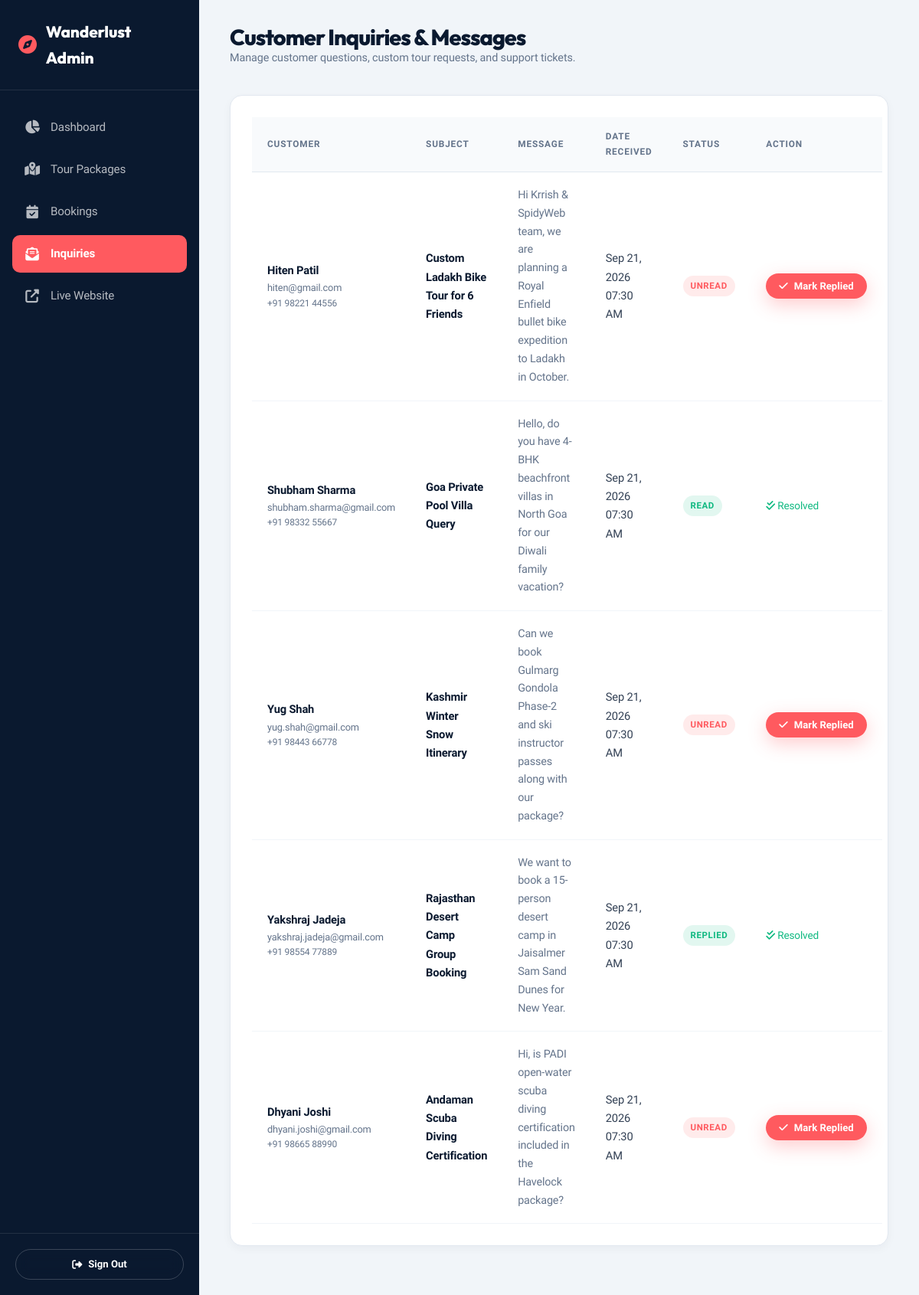
/admin/inquiries.php, run on the app's committed database.
### tables this page shows
CREATE TABLE `inquiries` (
  `id` INT AUTO_INCREMENT PRIMARY KEY,
  `name` VARCHAR(100) NOT NULL,
  `email` VARCHAR(150) NOT NULL,
  `phone` VARCHAR(30) DEFAULT NULL,
  `destination_id` INT DEFAULT NULL,
  `subject` VARCHAR(200) NOT NULL,
  `message` TEXT NOT NULL,
  `status` ENUM('unread', 'read', 'replied') DEFAULT 'unread',
  `created_at` TIMESTAMP DEFAULT CURRENT_TIMESTAMP
);

### admin/inquiries.php (the view, shortened to what this page needs)
<?php
$db = getDB();
$inquiries = $db->query("SELECT * FROM inquiries ORDER BY created_at DESC")->fetchAll();
?>
<!DOCTYPE html>
<html lang="en">
<head>
  <link rel="stylesheet" href="https://cdnjs.cloudflare.com/ajax/libs/font-awesome/6.4.0/css/all.min.css">
  <link rel="stylesheet" href="../assets/css/style.css">
  <link rel="stylesheet" href="../assets/css/admin.css">
</head>
<body class="admin-body">
  <aside class="admin-sidebar">
    <div class="admin-brand">
      <i class="fas fa-compass"></i>
      <span>Wanderlust Admin</span>
    </div>
    <nav class="admin-nav">
      <a href="index.php" class="admin-nav-item">
        <i class="fas fa-chart-pie"></i>
        <span>Dashboard</span>
      </a>
      <a href="packages.php" class="admin-nav-item">
        <i class="fas fa-map-marked-alt"></i>
        <span>Tour Packages</span>
      </a>
      <a href="bookings.php" class="admin-nav-item">
        <i class="fas fa-calendar-check"></i>
        <span>Bookings</span>
      </a>
      <a href="inquiries.php" class="admin-nav-item active">
        <i class="fas fa-envelope-open-text"></i>
        <span>Inquiries</span>
      </a>
      <a href="../index.php" class="admin-nav-item" target="_blank">
        <i class="fas fa-external-link-alt"></i>
        <span>Live Website</span>
      </a>
    </nav>
    <div class="admin-sidebar-footer">
      <a href="../login.php?logout=1" class="btn btn-outline btn-block btn-sm" style="border-color: rgba(255,255,255,0.2);">
        <i class="fas fa-sign-out-alt"></i> Sign Out
      </a>
    </div>
  </aside>
  <main class="admin-main">
    <div class="admin-topbar">
      <div class="admin-title-area">
        <h1>Customer Inquiries & Messages</h1>
        <p>Manage customer questions, custom tour requests, and support tickets.</p>
      </div>
    </div>
    <div class="admin-card">
      <table class="data-table">
        <thead>
          <tr>
            <th>Customer</th>
            <th>Subject</th>
            <th>Message</th>
            <th>Date Received</th>
            <th>Status</th>
            <th>Action</th>
          </tr>
        </thead>
        <tbody>
          <?php foreach ($inquiries as $inq): ?>
            <tr>
              <td>
                <strong style="color: var(--admin-primary);"><?php echo htmlspecialchars($inq['name']); ?></strong>
                <div style="font-size: 0.8rem; color: var(--admin-muted);"><?php echo htmlspecialchars($inq['email']); ?></div>
                <div style="font-size: 0.75rem; color: var(--admin-muted);"><?php echo htmlspecialchars($inq['phone'] ?? 'N/A'); ?></div>
              </td>
              <td><strong><?php echo htmlspecialchars($inq['subject']); ?></strong></td>
              <td style="max-width: 320px; font-size: 0.9rem; color: var(--text-muted);">
                <?php echo htmlspecialchars($inq['message']); ?>
              </td>
              <td><?php echo date('M d, Y h:i A', strtotime($inq['created_at'])); ?></td>
              <td>
                <span class="badge inquiry-status-pill <?php echo $inq['status'] === 'unread' ? 'badge-coral' : 'badge-green'; ?>">
                  <?php echo ucfirst(htmlspecialchars($inq['status'])); ?>
                </span>
              </td>
              <td>
                <?php if ($inq['status'] === 'unread'): ?>
                  <button class="btn btn-primary btn-sm btn-resolve-inquiry" data-id="<?php echo $inq['id']; ?>">
                    <i class="fas fa-check"></i> Mark Replied
                  </button>
                <?php else: ?>
                  <span style="font-size: 0.85rem; color: var(--accent-green);"><i class="fas fa-check-double"></i> Resolved</span>
                <?php endif; ?>
              </td>
            </tr>
          <?php endforeach; ?>
        </tbody>
      </table>
    </div>
  </main>
</body>
</html>

### assets/css/style.css (style rules this page uses)
:root { --primary-navy: #0a192f; --primary-dark: #07111e; --navy-light: #172a45; --accent-coral: #ff5a5f; --accent-coral-hover: #e0484d; --accent-gold: #ffb703; --accent-teal: #00b4d8; --accent-green: #10b981; --accent-purple: #7209b7; --bg-main: #f8fafc; --bg-card: #ffffff; --bg-glass: rgba(255, 255, 255, 0.85); --bg-glass-dark: rgba(10, 25, 47, 0.8); --text-main: #0f172a; --text-body: #334155; --text-muted: #64748b; --text-light: #94a3b8; --text-white: #ffffff; --border-light: #e2e8f0; --border-subtle: #f1f5f9; --shadow-sm: 0 2px 8px rgba(15, 23, 42, 0.04); --shadow-md: 0 8px 24px rgba(15, 23, 42, 0.08); --shadow-lg: 0 16px 40px rgba(15, 23, 42, 0.12); --shadow-xl: 0 24px 60px rgba(15, 23, 42, 0.16); --shadow-coral: 0 8px 24px rgba(255, 90, 95, 0.3); --radius-sm: 8px; --radius-md: 14px; --radius-lg: 20px; --radius-full: 9999px; --transition: all 0.3s cubic-bezier(0.4, 0, 0.2, 1); --transition-slow: all 0.5s cubic-bezier(0.4, 0, 0.2, 1); --font-sans: 'Plus Jakarta Sans', -apple-system, BlinkMacSystemFont, 'Segoe UI', Roboto, Helvetica, Arial, sans-serif; --font-heading: 'Outfit', -apple-system, BlinkMacSystemFont, 'Plus Jakarta Sans', 'Segoe UI', Roboto, sans-serif; --font-mono: 'JetBrains Mono', ui-monospace, SFMono-Regular, Menlo, Monaco, Consolas, monospace; }
*, *::before, *::after { box-sizing: border-box; margin: 0; padding: 0; }
html { scroll-behavior: smooth; -webkit-font-smoothing: antialiased; -moz-osx-font-smoothing: grayscale; text-rendering: optimizeLegibility; -webkit-text-size-adjust: 100%; }
body { font-family: var(--font-sans); background-color: var(--bg-main); color: var(--text-body); font-size: 1rem; line-height: 1.65; letter-spacing: -0.011em; overflow-x: hidden; font-feature-settings: 'cv02', 'cv03', 'cv04', 'cv11'; }
h1, h2, h3, h4, h5, h6 { font-family: var(--font-heading); color: var(--primary-navy); font-weight: 700; line-height: 1.22; letter-spacing: -0.025em; text-wrap: balance; }
h1 { font-size: clamp(2.2rem, 4vw + 0.5rem, 3.6rem); font-weight: 800; letter-spacing: -0.035em; line-height: 1.12; }
p { color: var(--text-body); line-height: 1.65; letter-spacing: -0.008em; }
strong, b { font-weight: 700; color: var(--primary-navy); }
a { color: inherit; text-decoration: none; transition: var(--transition); }
input, button, select, textarea { font-family: inherit; font-size: inherit; border: none; outline: none; }
.btn { display: inline-flex; align-items: center; justify-content: center; gap: 8px; padding: 12px 24px; font-family: var(--font-sans); font-size: 0.92rem; font-weight: 600; letter-spacing: -0.01em; border-radius: var(--radius-full); cursor: pointer; transition: var(--transition); border: 1px solid transparent; white-space: nowrap; }
.btn-primary { background: var(--accent-coral); color: var(--text-white); box-shadow: var(--shadow-coral); }
.btn-outline { background: transparent; color: var(--text-white); border-color: rgba(255, 255, 255, 0.3); backdrop-filter: blur(8px); }
.btn-sm { padding: 8px 16px; font-size: 0.82rem; font-weight: 600; letter-spacing: 0; }
.btn-block { width: 100%; }
.badge { display: inline-flex; align-items: center; gap: 4px; padding: 4px 10px; border-radius: var(--radius-full); font-family: var(--font-sans); font-size: 0.72rem; font-weight: 700; text-transform: uppercase; letter-spacing: 0.05em; }
.badge-coral { background: rgba(255, 90, 95, 0.12); color: var(--accent-coral); }
.badge-green { background: rgba(16, 185, 129, 0.12); color: var(--accent-green); }
.data-table { width: 100%; border-collapse: collapse; text-align: left; }
.data-table th { background: var(--bg-main); padding: 16px 20px; font-size: 0.74rem; font-weight: 700; text-transform: uppercase; color: var(--text-muted); letter-spacing: 0.07em; border-bottom: 1px solid var(--border-light); }
.data-table td { padding: 18px 20px; border-bottom: 1px solid var(--border-subtle); font-size: 0.92rem; font-weight: 500; font-variant-numeric: tabular-nums; color: var(--text-body); vertical-align: middle; }

### data on the page
inquiries: name "Hiten Patil", email "hiten@gmail.com", phone "+91 98221 44556", subject "Custom Ladakh Bike Tour for 6 Friends", message "Hi Krrish & SpidyWeb team, we are planning a Royal Enfield bullet bike expedition to Ladakh in October.", created_at "Sep 21, 2026 07:30 AM", status "UNREAD"
inquiries: name "Shubham Sharma", email "shubham.sharma@gmail.com", phone "+91 98332 55667", subject "Goa Private Pool Villa Query", message "Hello, do you have 4-BHK beachfront villas in North Goa for our Diwali family vacation?", created_at "Sep 21, 2026 07:30 AM", status "READ", shows "Resolved"
inquiries: name "Yug Shah", email "yug.shah@gmail.com", phone "+91 98443 66778", subject "Kashmir Winter Snow Itinerary", message "Can we book Gulmarg Gondola Phase-2 and ski instructor passes along with our package?", created_at "Sep 21, 2026 07:30 AM", status "UNREAD"
inquiries: name "Yakshraj Jadeja", email "yakshraj.jadeja@gmail.com", phone "+91 98554 77889", subject "Rajasthan Desert Camp Group Booking", message "We want to book a 15-person desert camp in Jaisalmer Sam Sand Dunes for New Year.", created_at "Sep 21, 2026 07:30 AM", status "REPLIED", shows "Resolved"
inquiries: name "Dhyani Joshi", email "dhyani.joshi@gmail.com", phone "+91 98665 88990", subject "Andaman Scuba Diving Certification", message "Hi, is PADI open-water scuba diving certification included in the Havelock package?", created_at "Sep 21, 2026 07:30 AM", status "UNREAD"
